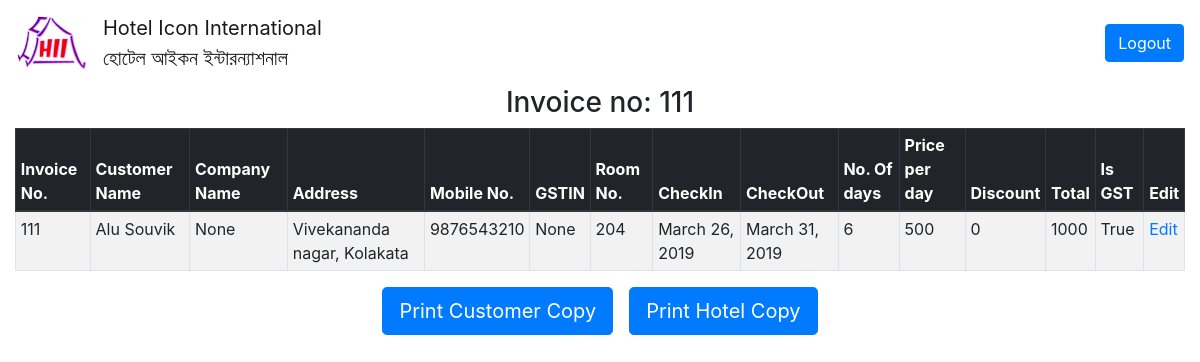
Screenshot of /accounts/invoicedetail/111/ (signed in) with the database file from the repository.
### mainapp/models.py (models this page shows, shortened)
class Invoice(models.Model):
    invoice_no = models.CharField(max_length=10,unique=True)
    name = models.CharField(max_length=30)
    company_name = models.CharField(max_length=30,null=True,blank=True)
    address = models.CharField(max_length=60,null=True,blank=True)
    phone = models.CharField(max_length=13,null=True,blank=True)
    person_count = models.CharField(max_length=30)
    gstin = models.CharField(max_length=30,blank=True,null=True)
    date = models.DateField()
    room_no = models.CharField(max_length=7)
    check_in = models.DateField(verbose_name="Room In")
    check_out = models.DateField(verbose_name="Room Out")
    days_count = models.IntegerField()
    rate = models.IntegerField()
    room_no_2 = models.CharField(max_length=7,blank=True, null=True)
    check_in_2 = models.DateField(blank=True, null=True, verbose_name="Room In 2")
    check_out_2 = models.DateField(blank=True, null=True, verbose_name="Room out 2")
    days_count_2 = models.IntegerField(default=0)
    rate_2 = models.IntegerField(default=0)
    room_no_3 = models.CharField(max_length=7,blank=True, null=True)
    check_in_3 = models.DateField(blank=True, null=True, verbose_name="Room In 3")
    check_out_3 = models.DateField(blank=True, null=True, verbose_name="Room out 3")
    days_count_3 = models.IntegerField(default=0)
    rate_3 = models.IntegerField(default=0)
    discount = models.IntegerField(default=0)
    remark = models.CharField(max_length=50,null=True,blank=True)
    is_gst = models.BooleanField(default=False)
    def total(self): return (self.rate*self.days_count)
    def total_days(self): return self.days_count + self.days_count_2 + self.days_count_3
    def final_checkout(self):
        if self.check_out_3: return self.check_out_3
        elif self.check_out_2: return self.check_out_2
        else: return self.check_out

### mainapp/views.py (the view)
# urls.py: path('accounts/invoicedetail/<no>/', views.invoice_detail,name="invoicedetail"),
@login_required
def invoice_detail(request,no):
    obj = Invoice.objects.get(invoice_no=no)
    return render(request,'invoicedetail.html',{'obj':obj})

### mainapp/templates/invoicedetail.html
{% extends 'master.html' %}
{% block content %}
<div class="container-fluid">
    <h3 class="text-center">Invoice no: {{obj.invoice_no}} </h3>
    <table class="table table-striped table-sm table-hover table-bordered">
        <thead class="thead-dark">
            <th scope="col">Invoice No.</th>
            <th scope="col">Customer Name</th>
            <th scope="col">Company Name</th>
            <th scope="col">Address</th>
            <th scope="col">Mobile No.</th>
            <th scope="col">GSTIN</th>
            <th scope="col">Room No.</th>
            <th scope="col">CheckIn</th>
            <th scope="col">CheckOut</th>
            <th scope="col">No. Of days</th>
            <th scope="col">Price per day</th>
            <th scope="col">Discount</th>
            <th scope="col">Total</th>
            <th scope="col">Is GST</th>
            <th scope="col">Edit</th>
        </thead>
        <tbody>
            <tr scope="row">
                <td>{{obj.invoice_no}}</td>
                <td>{{obj.name}}</td>
                <td>{{obj.company_name}}</td>
                <td>{{obj.address}}</td>
                <td>{{obj.phone}}</td>
                <td>{{obj.gstin}}</td>
                <td>{{obj.room_no}}</td>
                <td>{{obj.check_in}}</td>
                <td>{{obj.final_checkout}}</td>
                <td>{{obj.total_days}}</td>
                <td>{{obj.rate}}</td>
                <td>{{obj.discount}}</td>
                <td>{{obj.total}}</td>
                <td>{{obj.is_gst}}</td>
                <td><a href="{% url 'editinvoice' obj.invoice_no %}">Edit</a></td>
            </tr>
        </tbody>
    </table>
    <div class="container">
        <div class="row justify-content-center">
                <a href="{% url 'printinvcc' obj.invoice_no %}" class="btn btn-lg btn-primary mx-2">Print Customer Copy</a>
                <a href="{% url 'printinvhc' obj.invoice_no %}" class="btn btn-lg btn-primary mx-2">Print Hotel Copy</a>
        </div>
    </div>
</div>
{% endblock %}

### rows the page displays
Invoice: invoice_no "111", name "Alu Souvik", company_name "None", address "Vivekananda nagar, Kolakata", phone "9876543210", gstin "None", room_no "204", check_in "March 26, 2019", final_checkout "March 31, 2019", total_days "6", rate "500", discount "0", total "1000", is_gst "True"
